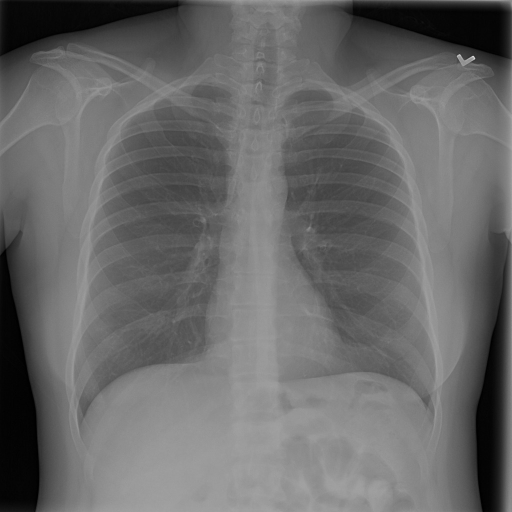
#> input picture sample_dataset/0000a175-0e68-4ca4-b1af-167204a7e0bc.jpg, 1024 x 1024 px (shown at 1/2 size)
$ python -i get_masked_image.py   (imports and definitions only)
#> lines starting #> are read from the running program, lines starting #| are printed output that depends on the picture; after the words box and inside, x2 and y2 are one past the last pixel; in counts of white or black regions, pixels touching at a corner belong together
#> further down, picture is the input picture: shape (1024, 1024); min 0, max 235, mean 104.6
import numpy as np
import cv2

def get_masked_image(image: np.ndarray):
    # Applying the threshold
    _, thresholded_mask = cv2.threshold(image, image.min(), 255, cv2.THRESH_BINARY)
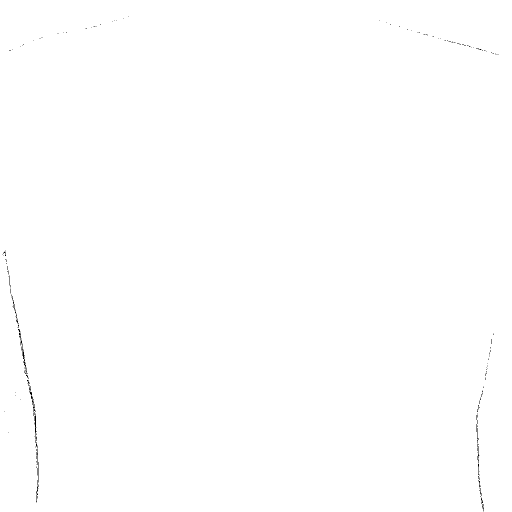
#> thresholded_mask: shape (1024, 1024) (shown at 1/2 size); 99.9% white; black in thin lines or dots

    _, output, stats, _ = cv2.connectedComponentsWithStats(
        thresholded_mask,
        connectivity=8
    )
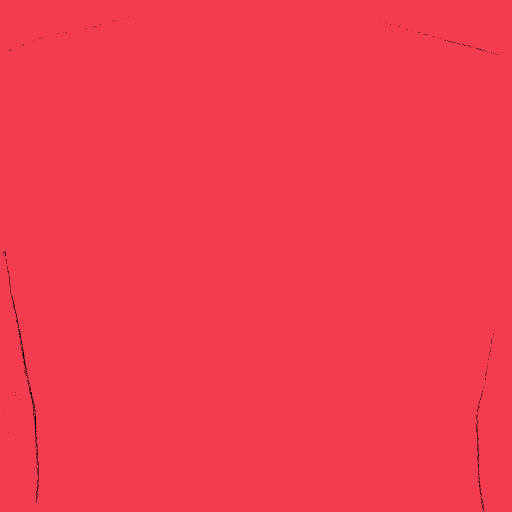
#> output: shape (1024, 1024) int32 (shown at 1/2 size); 3 distinct labels, from 0 to 2; one colour per label, 0 black
#> stats = [[4, 33, 993, 990, 1436], [0, 0, 1024, 1024, 1047138], [64, 795, 1, 2, 2]]

    image_mask = np.zeros((output.shape), dtype=np.uint8)
    image_mask[output == np.argmax(stats[1:, -1]) + 1] = 255

    # We determine the contours of the mask
    contours, _ = cv2.findContours(
        image=image_mask,
        mode=cv2.RETR_TREE,
        method=cv2.CHAIN_APPROX_NONE
    )

    # And fill up the mask within thr contours
    # as they might remain holes within.
    image_mask = cv2.fillPoly(
        image_mask,
        pts=[contours[0]],
        color=255
    )

    # Computing the chull of the mask
    chull = cv2.convexHull(contours[0])

    merged_mask = cv2.fillPoly(image_mask, [chull], 255)
#> image_mask: shape (1024, 1024); every value is 255

    return merged_mask

>>> import cv2
>>> picture = cv2.imread('../../../../sample_dataset/0000a175-0e68-4ca4-b1af-167204a7e0bc.jpg', cv2.IMREAD_GRAYSCALE)
>>> result = get_masked_image(picture)
